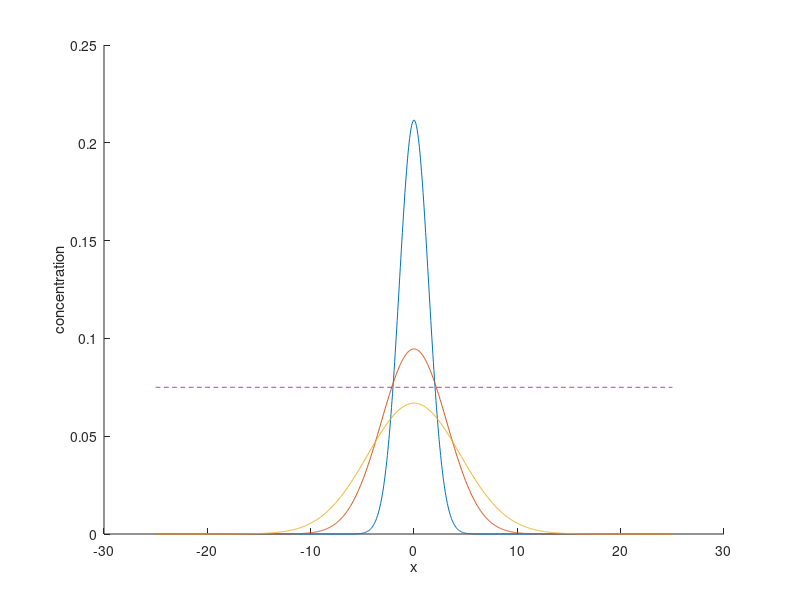

Recreate this plot in MATLAB. (Note: this script raises an error after producing the figure.)
clear all;
close all;

alpha = 0.75;

ts = [1, 5, 10];
xs = linspace(-25, 25, 1000);

ys = zeros(length(ts), length(xs));

for i=1:length(ts)
    t = ts(i);
    ys(i, :) = alpha/(2*sqrt(pi*t)) * exp(-xs.^2/(4*t));
end

figure;

hold on;

for i=1:length(ts)
   plot(xs, ys(i, :));
end

plot(xs, 0.1*alpha * ones(1, length(xs)), '--');

hold off;

xlabel('x');
ylabel('concentration');

legend([compose("u(%d, x)", ts), "u = 0.1 \alpha"]);

print -dpng ../img/q453a.png -r300
